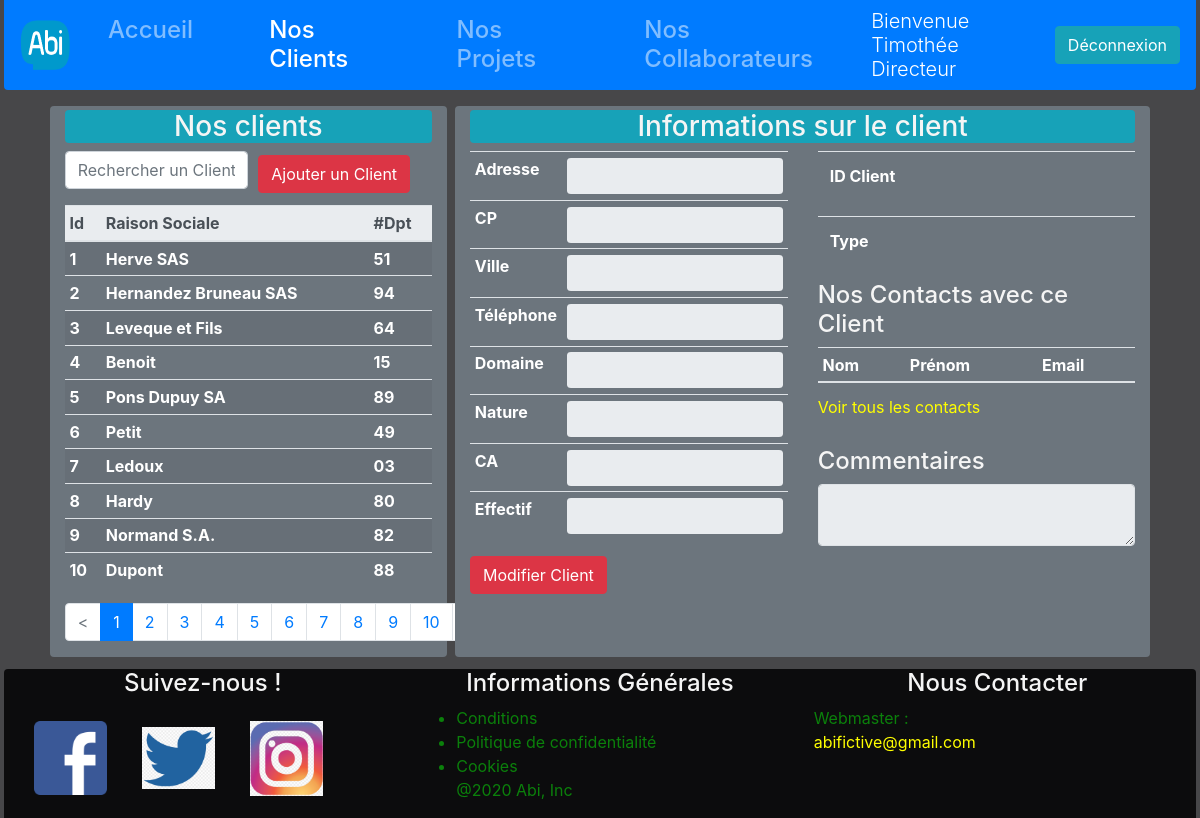
Page /customers (signed in) on the earlier database version.
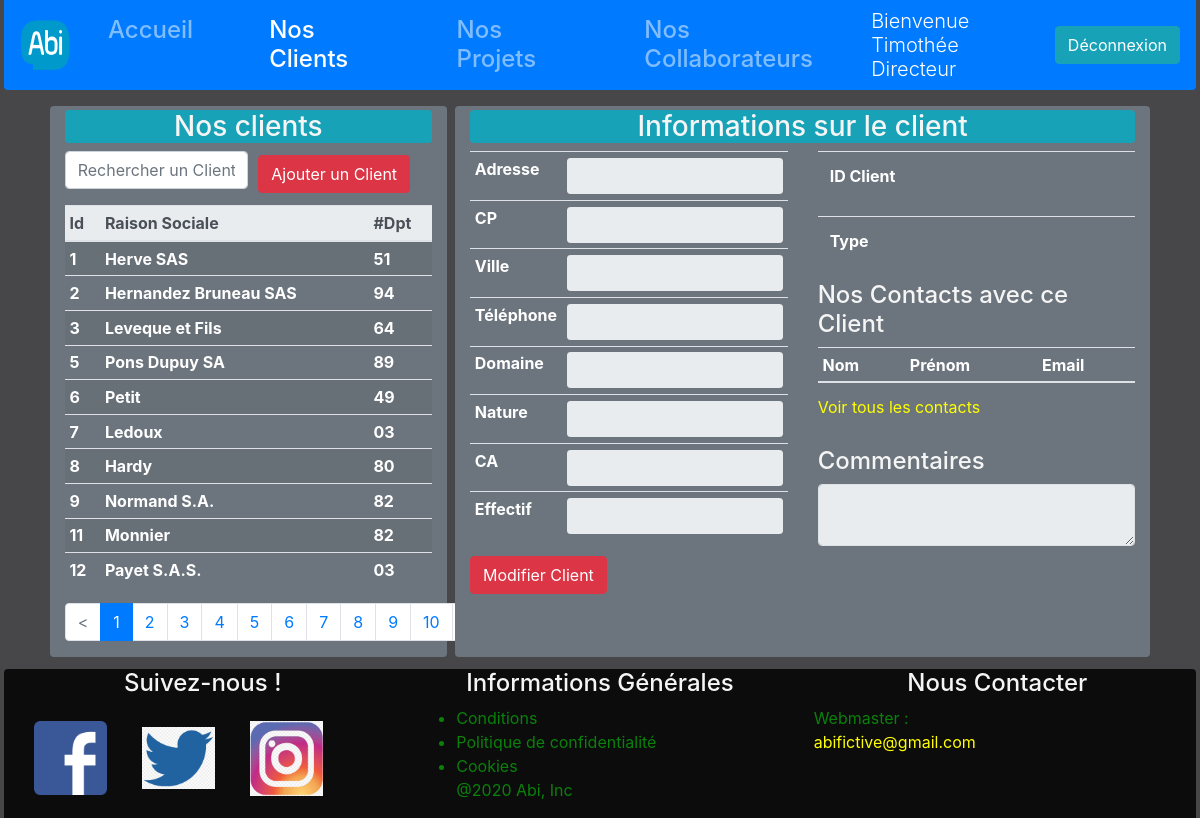
Same page on the later database version.
### tables this page shows
CREATE TABLE `customer` (
  `id` int(11) NOT NULL,
  `company_name` varchar(45) NOT NULL,
  `address` varchar(45) DEFAULT NULL,
  `zip` varchar(5) DEFAULT NULL,
  `city` varchar(45) DEFAULT NULL,
  `income` int(11) DEFAULT NULL,
  `workforce` int(11) NOT NULL,
  `phone` varchar(15) DEFAULT NULL,
  `type` enum('Privée','Publique') DEFAULT NULL,
  `nature` enum('Principale','Secondaire','Ancienne') DEFAULT NULL,
  `comment` longtext DEFAULT NULL,
  `activity` varchar(45) DEFAULT NULL
);

### src/Controller/Controller.php (called while the page is built, shortened)
<?php
abstract class Controller
{
    public static function customersController()
    {
        $customerRepository = new CustomerRepository();
        $arraysult = $customerRepository->paginate('company_name');
        if(isset($_GET['search'])) {
            $customers = $customerRepository->searching($_GET['search'],["id"=>"ASC"],$arraysult[0], $arraysult[1], 'company_name');
        }
        else {
            $customers = $customerRepository->findBy([],["id"=>"ASC"],$arraysult[0], $arraysult[1]);
        }
        $currentPage = $arraysult[2];
        $pages = $arraysult[3];
        include '../templates/customers.php';
    }
}

### public/index.php (called while the page is built, shortened)
<?php
$uri = $_SERVER["REQUEST_URI"];
$uri = substr($uri, 1);
$uri = $uri . "Controller";
if($uri ==="Controller"){
    Controller::homeController();
} else if (method_exists('App\Controller\Controller', $uri)) {
    Controller::$uri();
} else {
    Controller::error404Controller();
}

### src/Repository/Repository.php (called while the page is built, shortened)
<?php
abstract class Repository {
    protected PDO $pdo;
    private string $table;
    private string $classname;
    public function __construct(string $classname)
    {
        $this->pdo = new PDO (DbConfig::DSN, DbConfig::USERNAME, DbConfig::PASSWORD);
        $this->classname = $classname;
        $this->table = strtolower($classname);
    }
    public function findBy(array $criteria, array $orderBy = null, int $limit = null, int $offset = null)
    {
        $params = array_values($criteria);
        if (!empty($criteria)) {
            $criteria = " WHERE " . join(" AND ", array_map(fn($key) => "$key = ?", array_keys($criteria)));
        } else {
            $criteria = null;
        }
        if ($orderBy) $orderBy = " ORDER BY " . join(", ", array_map(fn($key, $value) => "$key $value", array_keys($orderBy), array_values($orderBy)));
        if ($limit) $limit = " LIMIT $limit";
        $sql = "SELECT * FROM $this->table $criteria $orderBy $limit $offset";
        $query = $this->pdo->prepare($sql);
        $query->execute($params);
        return $query->fetchAll(PDO::FETCH_CLASS, "App\Entity\\$this->classname");
    }
    public function paginate($column) {
        if(isset($_GET['page']) && !empty($_GET['page'])){
            $currentPage = (int) strip_tags($_GET['page']);
          }else{
            $currentPage = 1;
          }
          if(isset($_GET['search']) && !empty($_GET['search'])){
            $search = "WHERE $column LIKE '{$_GET['search']}%'";
          }else{
            $search = null;
          }
        $sql = "SELECT COUNT(*) AS nb_rows FROM $this->table $search";
        $query = $this->pdo->prepare($sql);
        $query->execute();
        $result = $query->fetch();
        $nbRows = $result['nb_rows'];
        $nbPerPage = 10;
        $pages = ceil($nbRows/$nbPerPage);
        $first = ($currentPage * $nbPerPage) - $nbPerPage;
        if ($first<1) {
            $first = null;
        }
        return [$nbPerPage, $first, $currentPage, $pages];
    }
}

### src/Entity/Customer.php (called while the page is built, shortened)
<?php
class Customer
{
    private int $id;
    private string $company_name;
    private string $zip;
    public function getId()
    {
        return $this->id;
    }
    public function getCompanyName()
    {
        return $this->company_name;
    }
    public function getZip()
    {
        return $this->zip;
    }
}

### templates/customers.php (the view, shortened to what this page needs)
<?php require_once 'skeleton/header.php' ?>
<div class="d-flex flex-column">
  <div class="justify-content-center row m-1 mb-2 ">
    <div class="bg-secondary col-md-4 col-12 rounded m-1 ">
      <h3 class="bg-info mt-1 rounded text-center ">
        Nos clients
      </h3>
      <div class="col-12">
        <form action="#" method="GET" id="search_clients">
          <div class="row mt-2 mb-2">
            <div class="col-md-6">
              <div class="row">
                <input class="form-control" type="text" placeholder="Rechercher un Client" name="search" autofocus>
              </div>
            </div>
        </form>
        <div class="col-md-6">
          <div class="form-row my-1">
            <button class="btn btn-danger" type="button" data-toggle="modal" data-target="#editModal">Ajouter un
              Client</button>
          </div>
        </div>
      </div>
    </div>
    <table class="table table-sm table-striped table-hover bg-secondary">
      <thead class="thead-light">
        <tr>
          <th>Id</th>
          <th>Raison Sociale</th>
          <th>#Dpt</th>
        </tr>
      </thead>
      <tbody id="clientsListe" role="button" class="text-white ">
        <?php foreach ($customers as $customer) : ?>
          <tr onclick="select_customer(<?= $customer->getId() ?>)">
            <th><?= $customer->getId() ?></th>
            <th><?= $customer->getCompanyName() ?></th>
            <th><?= substr($customer->getZip(), 3) ?></th>
          </tr>
        <?php endforeach ?>
      </tbody>
    </table>
    <nav>
      <ul class="pagination">
        <li class="page-item <?= ($currentPage == 1) ? "disabled" : "" ?>">
          <a href="/customers?page=<?= ($currentPage - 1) . "&search=" . $_GET['search'] ?>" class="page-link"> < </a> </li> <?php for ($page = 1; $page <= $pages; $page++) : ?>
        <li class="page-item <?= ($currentPage == $page) ? "active" : "" ?>">
          <a href="/customers?page=<?= $page . "&search=" . $_GET['search'] ?>" class="page-link"><?= $page ?></a>
        </li>
      <?php endfor ?>
      <li class="page-item <?= ($currentPage == $pages) ? "disabled" : "" ?>">
        <a href="/customers?page=<?= ($currentPage + 1) . "&search=" . $_GET['search'] ?>" class="page-link"> > </a>
      </li>
      </ul>
    </nav>
  </div>
  <div class="bg-secondary col-md-7 col-12 rounded m-1">
    <h3 class="bg-info mt-1 rounded text-center" id="clientName">
      Informations sur le client
    </h3>
    <div class="row">
      <div class="col-md-6 col-12">
        <form action="#">
          <table class="table text-white table-sm">
            <tbody>
              <tr class="text-white">
                <th scope="row">Adresse</th>
                <td><input type="text" class="form-control-plaintext form-control editableClient" value="" name="adresse" id="clientAdresse" disabled> </td>
              </tr>
              <tr>
                <th scope="row">CP</th>
                <td><input type="text" class="form-control-plaintext form-control editableClient" value="" name="codePostal" id="clientCp" disabled> </td>
              </tr>
              <tr>
                <th scope="row">Ville</th>
                <td><input type="text" class="form-control-plaintext form-control editableClient" value="" name="ville" id="clientVille" disabled> </td>
              </tr>
              <tr>
                <th scope="row">Téléphone</th>
                <td><input type="text" class="form-control-plaintext form-control editableClient" value="" name="telephone" id="clientTelephone" disabled></td>
              </tr>
              <tr>
                <th scope="row">Domaine</th>
                <td><input type="text" class="form-control-plaintext form-control editableClient" value="" data-toggle="tooltip" name="domaine" id="clientDomaine" disabled></td>
              </tr>
              <tr>
                <th scope="row">Nature</th>
                <td><input type="text" class="form-control-plaintext form-control editableClient" value="" name="nature" id="clientNature" disabled></td>
              </tr>
              <tr>
                <th scope="row">CA</th>
                <td><input type="text" class="form-control-plaintext form-control editableClient" value="" name="ca" id="clientCa" disabled></td>
              </tr>
              <tr>
                <th scope="row">Effectif</th>
                <td><input type="text" class="form-control-plaintext form-control editableClient" value="" name="effectif" id="clientEffectif" disabled></td>
              </tr>
            </tbody>
          </table>
          <button class="btn btn-danger" id="modif" onclick=" editClient()" type="button">Modifier
            Client</button>
        </form>
      </div>
      <div class="col-md-6 col-12">
        <table class="table text-white">
          <tbody>
            <tr>
              <th scope="row">ID Client</th>
              <td id="clientId"></td>
            </tr>
        </table>
        <table class="table text-white">
          <tbody>
            <tr>
              <th scope="row">Type</th>
              <td id="clientType"></td>
            </tr>
          </tbody>
        </table>
        <h4>Nos Contacts avec ce Client</h4>
        <table class="table table-sm table-striped">
          <caption class="text-info"><a href="/contacts">Voir tous les contacts</a></caption>
          <thead class="text-white">
            <tr>
              <th scope="col">Nom</th>
              <th scope="col">Prénom</th>
              <th scope="col">Email</th>
            </tr>
          </thead>
        </table>
        <h4>Commentaires</h4>
        <textarea type="text" class="form-control-plaintext form-control editableClient border px-2" value="" name="commentaire" id="clientCommentaire" disabled></textarea>
      </div>
    </div>
  </div>
</div>
<?php require_once 'skeleton/footer.php' ?>

### templates/skeleton/header.php (shortened to what this page needs)
<?php if(isset($_SESSION['login'])) : ?>
<!DOCTYPE html>
<html lang="en">
<head>
    <link rel="stylesheet" href="assets/css/bootstrap.min.css">
    <link rel="stylesheet" href="assets/css/abi_style.css">
</head>
<body>
    <nav class="vipNav rounded-bottom mx-1 navbar navbar-expand-lg navbar-dark bg-primary h4">
        <a href="/">
            <img src="assets/image/logo_abi.png" alt="Logo Abi" class="logo">
        </a>
        <div class="collapse navbar-collapse mr-auto" id="navbarCollapse">
            <ul class="navbar-nav">
            <li <?php if($_SERVER['REQUEST_URI']=="/") { ?>  class="active" <?php }  ?> class="nav-item ">
                    <a class="nav-link" href="/">Accueil </a>
                </li>
                <li <?php if($_SERVER['REQUEST_URI']=="/customers") { ?>  class="active" <?php }  ?>class="nav-item" >
                    <a class="nav-link " href="/customers">Nos Clients</a>
                </li>
                <li <?php if($_SERVER['REQUEST_URI']=="/projects") { ?>  class="active" <?php }  ?>class="nav-item">
                    <a class="nav-link" href="/projects">Nos Projets</a>
                </li>
                <li <?php if($_SERVER['REQUEST_URI']=="/employees") { ?>  class="active" <?php }  ?>class="nav-item">
                    <a class="nav-link " href="/employees">Nos Collaborateurs</a>
                </li>
            </ul>
        </div>
        <div class="lead text-white mr-2">
            Bienvenue <?= $_SESSION["login"]?> <br>
            <?= $_SESSION["role"]?>
        </div>
        <a href="/disconnect">
            <button class="btn btn-info">Déconnexion</button>
        </a>
    </nav>
<?php endif; ?>

### templates/skeleton/footer.php (shortened to what this page needs)
    <footer class="row rounded-top mx-1">
        <div class="col-md-4 rounded-top mx-auto ">
            <h4 class="text-center">Suivez-nous !</h4>
                <a href="https://www.facebook.com/" target="_blank">
                    <img src="assets/image/logo_fb.png" alt="Logo FB">
                </a>
                <a href="https://twitter.com/" target="_blank">
                    <img src="assets/image/logo_twitter.jpg" alt="Logo Twitter">
                </a>
                <a href="https://www.instagram.com/" target="_blank">
                    <img src="assets/image/logo_instagram.png" alt="Logo Instagram">
                </a>
        </div>
        <div class="col-md-4  mx-auto ">
            <h4 class="text-center">Informations Générales</h4>
            <ul>
                <li>Conditions</li>
                <li>Politique de confidentialité</li>
                <li>Cookies</li>
                @2020 Abi, Inc
            </ul>
        </div>
        <div class="col-md-4  rounded-top mx-auto ">
            <h4 class="text-center">Nous Contacter</h4>
            Webmaster :<br/>
            <a href="/nouscontacter">abifictive@gmail.com</a>
        </div>
    </footer>
</body>
</html>

### public/assets/css/abi_style.css (style rules this page uses)
body { background-color: #474749; }
footer { background-color: #0c0c0d; color: #0b800b; }
.vipNav li { padding-left: 30px; padding-right: 30px; }
footer img { display: inline-block; margin: 15px; width: 20%; }
.logo { width: 50px; height: 50px; }
h3, h4 { color: whitesmoke; }
a, a:hover { color: yellow; }

Differences in the rows shown:
removed customer: id "4", company_name "Benoit", zip "15"
removed customer: id "10", company_name "Dupont", zip "88"
now on this page (row unchanged): customer: id "11", company_name "Monnier", zip "82"
now on this page (row unchanged): customer: id "12", company_name "Payet S.A.S.", zip "03"
